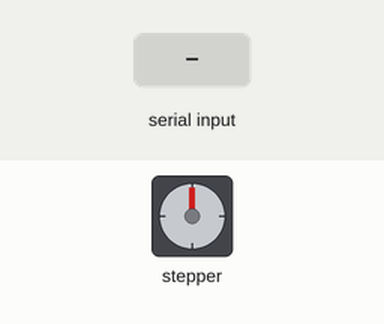
Recording of a sketch running on a simulated Arduino Uno, built with avr-gcc and run on an emulated ATmega328P. Parts: stepper motor. Inputs (shaded band) come from the test bench. Stepper angles assume 2048 steps per turn.

Above: at 1.2 s.
1.3 s: "l" received over Serial
At 2.5 s:
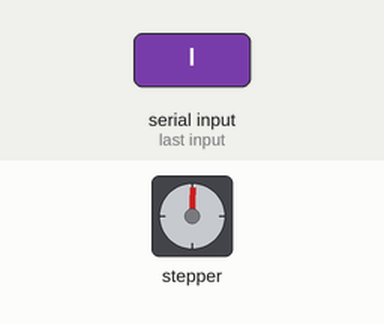
2.8 s: "r" received over Serial
At 3.9 s:
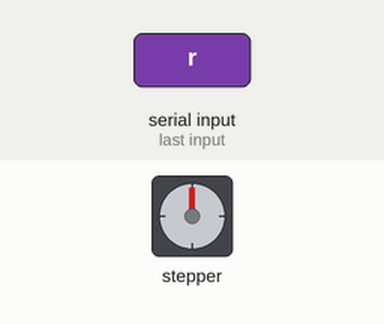
4.3 s: "r" received over Serial
At 5.0 s:
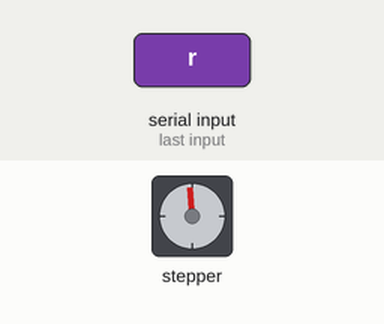
Timing chart, 0 to 7.3 s (numbered marks = the images above; inputs shaded):
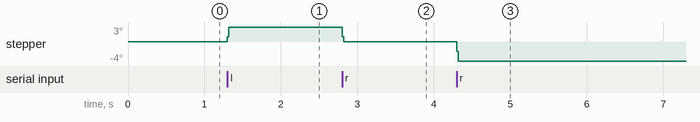

The sketch:

servo_control.ino
```cpp
#include <Stepper.h>

const int stepsPerRev = 2048;
Stepper stepper(stepsPerRev, 8, 10, 9, 11);

void setup() {
  stepper.setSpeed(15);
  Serial.begin(9600);
}

void loop() {
  if (Serial.available()) {
    char cmd = Serial.read();
    if (cmd == 'l') {
      stepper.step(20);
    } else if (cmd == 'r') {
      stepper.step(-20);
    }
  }
}
```

Measured:
- after the input at 1.3 s, stepper: goes 1° 0.02 s, then 3°, starting at once
- after the input at 2.8 s, stepper: goes 1° 0.02 s, then 0°, starting at once
- after the input at 4.3 s, stepper: goes -2° 0.02 s, then -4°, starting at once
